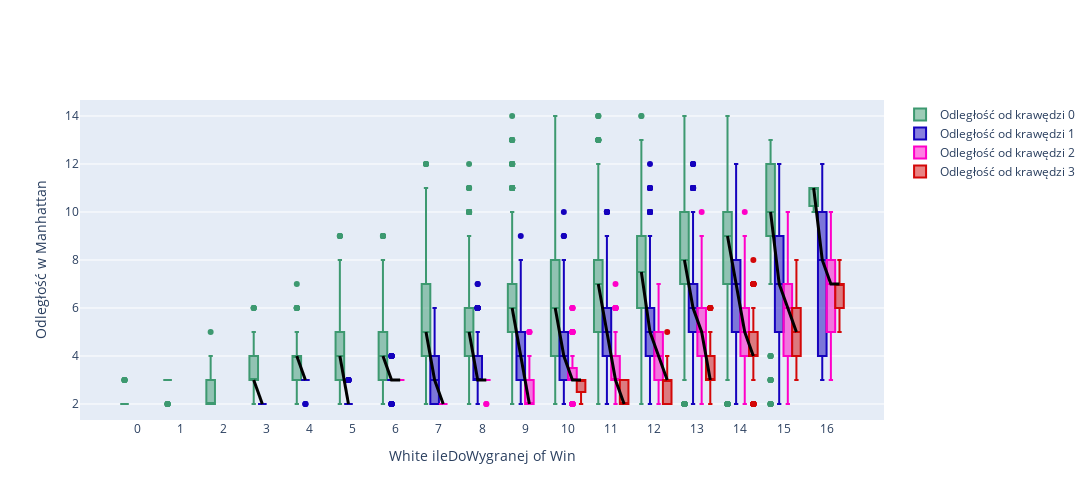

Notebook code cell kept with this figure:
### Code cell
wykresMetrykaOdległość(df3,"Manhattan")

### Figure 1 — Plotly figure (JSON) as saved in the notebook; plotly's stock layout.template omitted (floating-point values rounded to 4 significant figures; data arrays with more than 128 entries replaced by an {"elided": "..."} marker saying what was removed)
{"data": [{"marker": {"color": "#3D9970"}, "name": "Odległość od krawędzi 0", "type": "box", "width": 0.2, "x": {"elided": "11745 float values"}, "y": {"elided": "11745 float values"}}, {"marker": {"color": "#1502BD"}, "name": "Odległość od krawędzi 1", "type": "box", "width": 0.2, "x": {"elided": "7489 float values"}, "y": {"elided": "7489 float values"}}, {"marker": {"color": "#FF00C8"}, "name": "Odległość od krawędzi 2", "type": "box", "width": 0.2, "x": {"elided": "4514 float values"}, "y": {"elided": "4514 float values"}}, {"marker": {"color": "#D30808"}, "name": "Odległość od krawędzi 3", "type": "box", "width": 0.2, "x": {"elided": "1512 float values"}, "y": {"elided": "1512 float values"}}, {"hoverinfo": "skip", "line": {"color": "black", "width": 3}, "mode": "lines", "showlegend": false, "type": "scatter", "x": [-0.3], "y": [2]}, {"hoverinfo": "skip", "line": {"color": "black", "width": 3}, "mode": "lines", "showlegend": false, "type": "scatter", "x": [0.7], "y": [3]}, {"hoverinfo": "skip", "line": {"color": "black", "width": 3}, "mode": "lines", "showlegend": false, "type": "scatter", "x": [1.7], "y": [2]}, {"hoverinfo": "skip", "line": {"color": "black", "width": 3}, "mode": "lines", "showlegend": false, "type": "scatter", "x": [2.7, 2.9], "y": [3, 2]}, {"hoverinfo": "skip", "line": {"color": "black", "width": 3}, "mode": "lines", "showlegend": false, "type": "scatter", "x": [3.7, 3.9], "y": [4, 3]}, {"hoverinfo": "skip", "line": {"color": "black", "width": 3}, "mode": "lines", "showlegend": false, "type": "scatter", "x": [4.7, 4.9], "y": [4, 2]}, {"hoverinfo": "skip", "line": {"color": "black", "width": 3}, "mode": "lines", "showlegend": false, "type": "scatter", "x": [5.7, 5.9, 6.1], "y": [4, 3, 3]}, {"hoverinfo": "skip", "line": {"color": "black", "width": 3}, "mode": "lines", "showlegend": false, "type": "scatter", "x": [6.7, 6.9, 7.1], "y": [5, 3, 2]}, {"hoverinfo": "skip", "line": {"color": "black", "width": 3}, "mode": "lines", "showlegend": false, "type": "scatter", "x": [7.7, 7.9, 8.1], "y": [5, 3, 3]}, {"hoverinfo": "skip", "line": {"color": "black", "width": 3}, "mode": "lines", "showlegend": false, "type": "scatter", "x": [8.7, 8.9, 9.1], "y": [6, 4, 2]}, {"hoverinfo": "skip", "line": {"color": "black", "width": 3}, "mode": "lines", "showlegend": false, "type": "scatter", "x": [9.7, 9.9, 10.1, 10.3], "y": [6, 4, 3, 3]}, {"hoverinfo": "skip", "line": {"color": "black", "width": 3}, "mode": "lines", "showlegend": false, "type": "scatter", "x": [10.7, 10.9, 11.1, 11.3], "y": [7, 5, 3, 2]}, {"hoverinfo": "skip", "line": {"color": "black", "width": 3}, "mode": "lines", "showlegend": false, "type": "scatter", "x": [11.7, 11.9, 12.1, 12.3], "y": [7.5, 5, 4, 3]}, {"hoverinfo": "skip", "line": {"color": "black", "width": 3}, "mode": "lines", "showlegend": false, "type": "scatter", "x": [12.7, 12.9, 13.1, 13.3], "y": [8, 6, 5, 3]}, {"hoverinfo": "skip", "line": {"color": "black", "width": 3}, "mode": "lines", "showlegend": false, "type": "scatter", "x": [13.7, 13.9, 14.1, 14.3], "y": [9, 7, 5, 4]}, {"hoverinfo": "skip", "line": {"color": "black", "width": 3}, "mode": "lines", "showlegend": false, "type": "scatter", "x": [14.7, 14.9, 15.1, 15.3], "y": [10, 7, 6, 5]}, {"hoverinfo": "skip", "line": {"color": "black", "width": 3}, "mode": "lines", "showlegend": false, "type": "scatter", "x": [15.7, 15.9, 16.1, 16.3], "y": [11, 8, 7, 7]}], "layout": {"boxmode": "overlay", "height": 500, "width": 1600, "xaxis": {"tickmode": "array", "ticktext": [0, 1, 2, 3, 4, 5, 6, 7, 8, 9, 10, 11, 12, 13, 14, 15, 16], "tickvals": [0, 1, 2, 3, 4, 5, 6, 7, 8, 9, 10, 11, 12, 13, 14, 15, 16], "title": {"text": "White ileDoWygranej of Win"}}, "yaxis": {"title": {"text": "Odległość w Manhattan"}}}}
